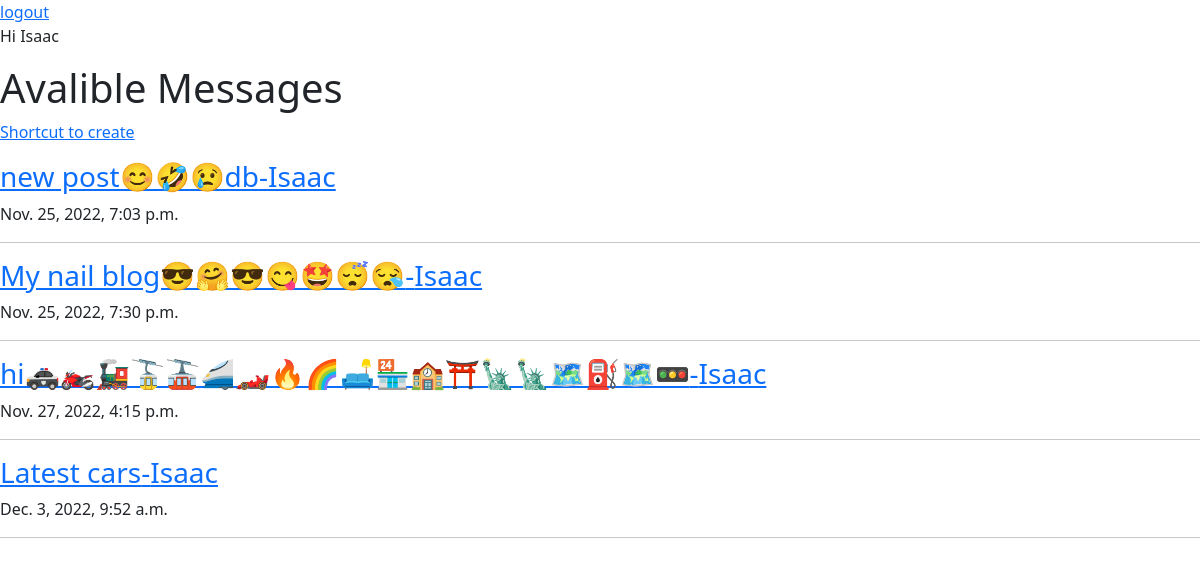
/messages/ (signed in), run on the app's committed database.
### posts/models.py (models this page shows, shortened)
class Message(models.Model):
    author = models.ForeignKey("auth.User", on_delete=models.CASCADE)
    title = models.CharField(max_length=100)
    message = models.TextField(max_length=1000)
    created_at = models.DateTimeField(auto_now_add=True)
    picture = models.ImageField(upload_to="image/", blank=True, null=True)

### posts/views.py (the view)
# urls.py: path("messages/", MessageListView.as_view(), name="messages"),
class MessageListView(ListView):
    model = Message
    template_name = "posts/messages.html"
    context_object_name = "posts"

### posts/templates/posts/messages.html
{% extends "base.html" %}
{% block content %}
<h1>Avalible Messages</h1>
<p><a href="{% url 'message_create' %}">Shortcut to create</a></p>
{% for message in posts %}
<h3><a href="{% url 'message_detail' message.pk %}">{{ message.title }}-{{ message.author }}</a></h3>
<p>{{ message.created_at }}</p>
<hr>
{% endfor %}
{% endblock content  %}

### templates/base.html (shortened to what this page needs)
<!DOCTYPE html>
<html lang="en">
<head>
    <link href="https://cdn.jsdelivr.net/npm/bootstrap@5.2.2/dist/css/bootstrap.min.css" rel="stylesheet"
>
    <a href="{% url 'logout' %}">logout</a>
</head>
<body>
    {% if user.is_authenticated %}
        <p>Hi {{ user.username }}</p>
    {% else %}
        <p> please login </p>
        <a href="{% url 'login' %}">Login</a>
    {% endif %}
    {% block content %}
    {% endblock %}
</body>
</html>

### data on the page
Message: title "new post😊🤣😢db", author "Isaac", created_at "Nov. 25, 2022, 7:03 p.m."
Message: title "My nail blog😎🤗😎😋🤩😴😪", author "Isaac", created_at "Nov. 25, 2022, 7:30 p.m."
Message: title "hi🚓🏍🚂🚡🚠🚄🏎🔥🌈🛋🏪🏫⛩🗽🗽🗺⛽🗺🚥", author "Isaac", created_at "Nov. 27, 2022, 4:15 p.m."
Message: title "Latest cars", author "Isaac", created_at "Dec. 3, 2022, 9:52 a.m."

### other printed values
{{ user.username }} "Isaac"
